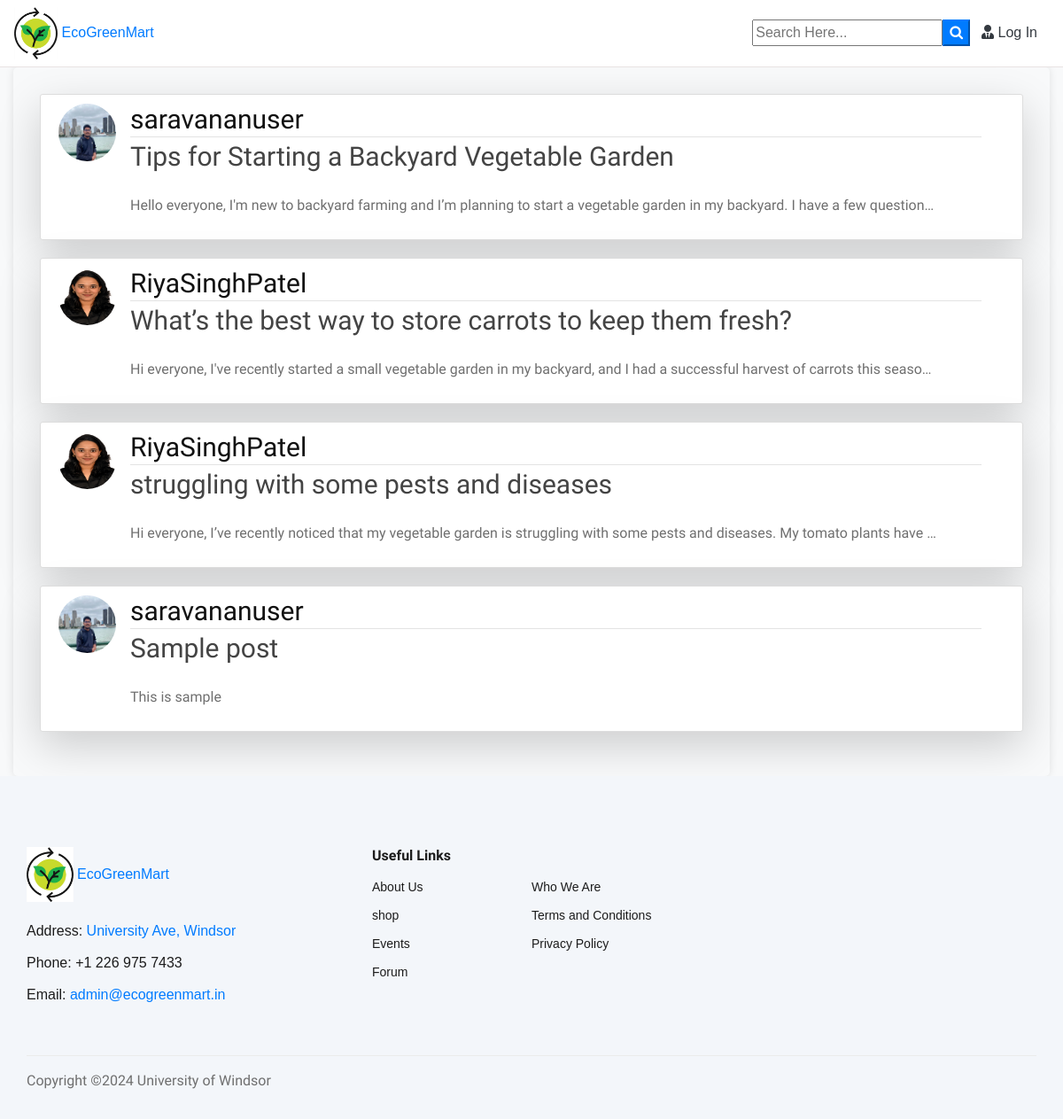
Page /forum on the committed database.
### userPortal/models.py (models this page shows, shortened)
class Post(models.Model):
    title = models.CharField(max_length=100)
    content = models.TextField() # This field is used to store the content of the post
    date_posted = models.DateTimeField(auto_now_add=True)
    author = models.ForeignKey(Customer, on_delete=models.CASCADE) # This field is used to store the author of the post
    file = models.FileField(upload_to='files/', blank=True, null=True) # This field is used to store the file in the post

class Customer(models.Model): # This class is used to create a model for Customer
    SECURITY_QUESTION_CHOICES = [
        ('pet', 'What was the name of your first pet?'),
        ('town', 'What is the name of the town where you were born?'),
        ('car', 'What was the model of your first car?'),
        ('book', 'What is your favorite book?')
    ] # This is a list of tuples that contains the security questions and their choices
    user = models.OneToOneField(User, on_delete=models.CASCADE) # OneToOneField is used to create a one-to-one relationship between two models
    profile_pic = models.ImageField(upload_to='images/', default='user.png', null=True, blank=True)
    address = models.CharField(max_length=40) # This field is used to store the address of the customer
    email = models.EmailField(null=False, blank=False, default='admin@ecogreenmart.in')
    mobile = models.CharField(max_length=20, null=False) # This field is used to store the mobile number of the customer
    security_question = models.CharField(max_length=255, choices=SECURITY_QUESTION_CHOICES, default='What was the name of your first pet?')
    security_answer = models.CharField(max_length=255, default='Robin') # This field is used to store the security answer of the customer
    def __str__(self):
        return self.user.username

### userPortal/views.py (the view)
# urls.py: 2. Add a URL to urlpatterns:  path('', home, name='home')
def home(request): # View for the home page
    posts = Post.objects.all()
    comments = Comment.objects.all() # Get all comments
    context = {
        'posts': posts,
        'comments': comments,
    } # Create a context dictionary with the posts and comments
    return render(request, 'blog/home.html', context) # Render the home template with the context

### userPortal/templates/blog/home.html (shortened to what this page needs)
{% extends "blog/base.html" %}
{% block content %}
    {% if posts %}
        {% for post in posts %}
                <article class="media content-section shadow-lg">
                    <img class="rounded-circle article-img" src="/media/{{ post.author.profile_pic }}">
                    <div class="media-body" style="max-width: 90%;">
                        <div class="article-metadata d-flex justify-content-between">
                            <a class="mr-2" href="{% url 'user-posts' post.author.user.username %}"><h3>{{ post.author }}</h3></a>
                        </div>
                        <h3><a class="article-title text-justify" href="{% url 'post-detail' post.id %}">{{ post.title }}</a></h3>
                        <br>
                        <div class="d-flex justify-content-between" style="margin-right: 50px;">
                            <p class="article-content text-justify text-truncate overflow-hidden">{{ post.content }}</p>
                        </div>
                    </div>
                </article>
        {% endfor %}
    {% else %}
        <p>No posts found matching '{{ query_string }}'.</p>
    {% endif %}
{% endblock content %}

### userPortal/static/css/main.css (style rules this page uses)
body { background: #fafafa; color: #333333; margin-top: 0; }
h1, h2, h3, h4, h5, h6 { color: #444444; }
.content-section { background: #ffffff; padding: 10px 20px; border: 1px solid #dddddd; border-radius: 3px; margin-bottom: 20px; }
.article-title { color: #444444; }
.article-content { white-space: pre-line; }
.article-img { height: 65px; width: 65px; margin-right: 16px; }
.article-metadata { padding-bottom: 1px; margin-bottom: 4px; border-bottom: 1px solid #e3e3e3 }

### userPortal/static/css/style.css (style rules this page uses)
html, body { height: 100%; font-family: "Cairo", sans-serif; -webkit-font-smoothing: antialiased; font-smoothing: antialiased; }
h1, h2, h3, h4, h5, h6 { margin: 0; color: #111111; font-weight: 400; font-family: "Cairo", sans-serif; }
h3 { font-size: 30px; }
p { font-size: 16px; font-family: "Cairo", sans-serif; color: #6f6f6f; font-weight: 400; line-height: 26px; margin: 0 0 15px 0; }
img { max-width: 100%; }

### userPortal/templates/blog/base.html (style rules this page uses)
body { font-family: 'Arial', sans-serif; background-color: #f8f9fa; }

### rows in the picture
Post: author.profile_pic (picture), author "saravananuser", title "Tips for Starting a Backyard Vegetable Garden", content "Hello everyone, I'm new to backyard farming and I’m planning to start a vegetable garden in my backyard. I have a few question…"
Post: author.profile_pic (picture), author "RiyaSinghPatel", title "What’s the best way to store carrots to keep them fresh?", content "Hi everyone, I've recently started a small vegetable garden in my backyard, and I had a successful harvest of carrots this seaso…"
Post: author.profile_pic (picture), author "RiyaSinghPatel", title "struggling with some pests and diseases", content "Hi everyone, I’ve recently noticed that my vegetable garden is struggling with some pests and diseases. My tomato plants have…"
Post: author.profile_pic (picture), author "saravananuser", title "Sample post", content "This is sample"
